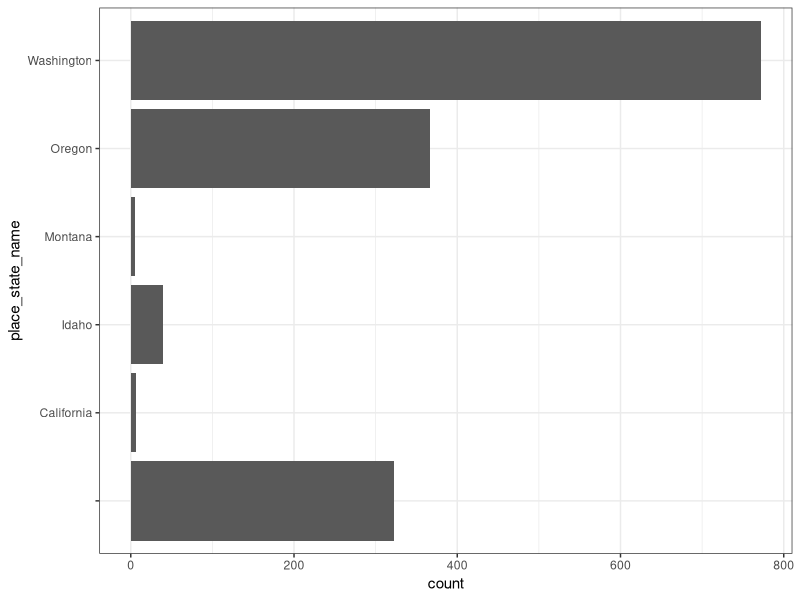
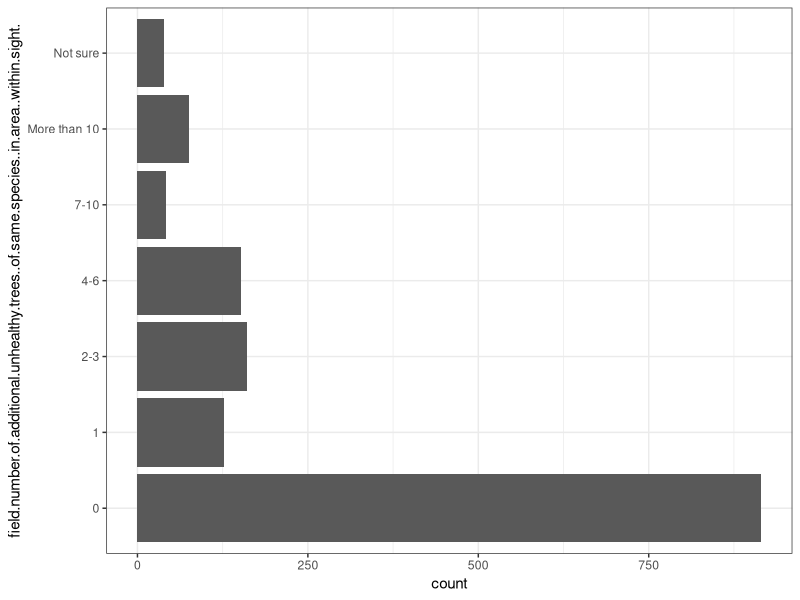
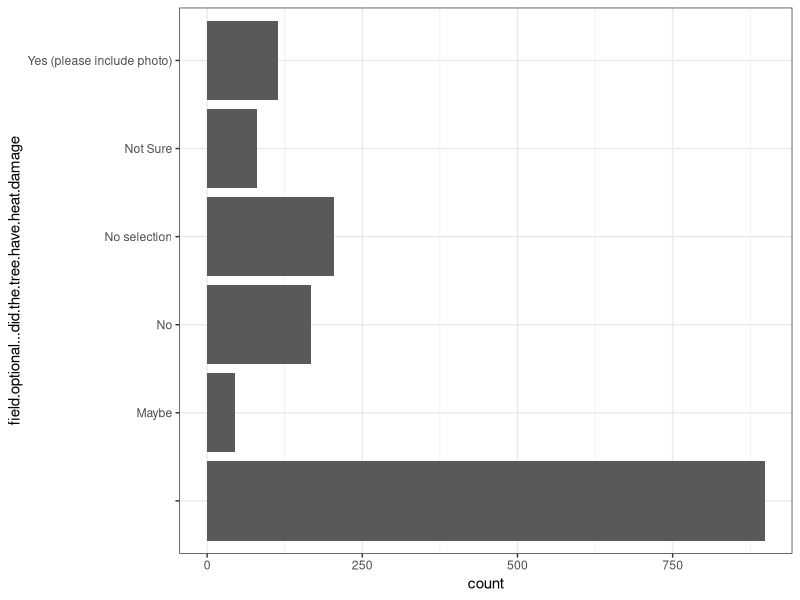
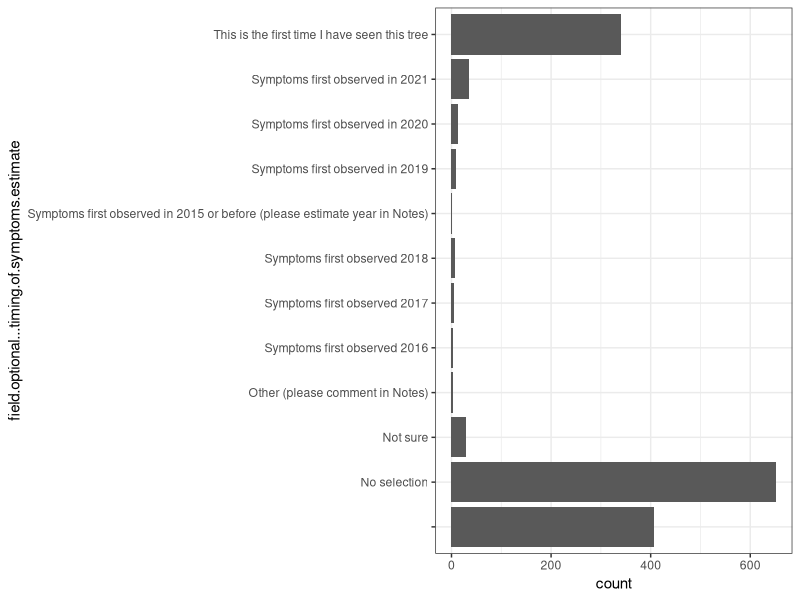
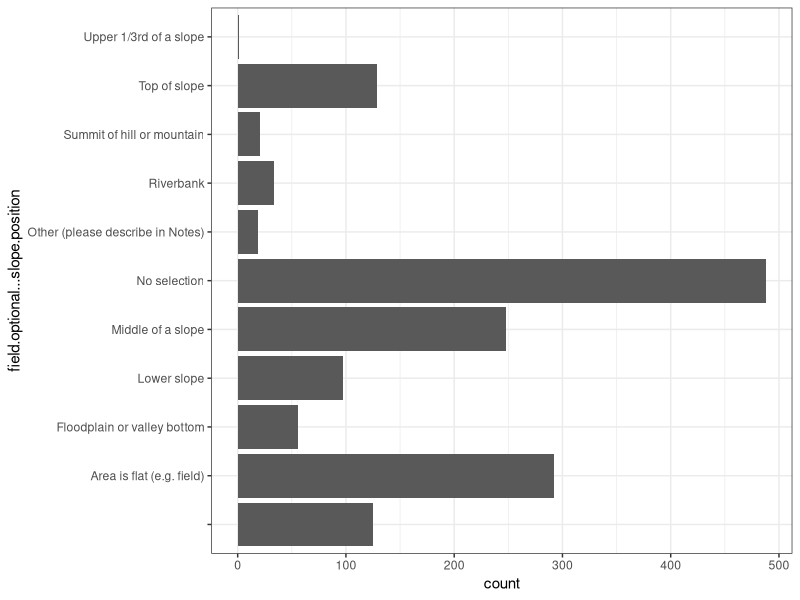
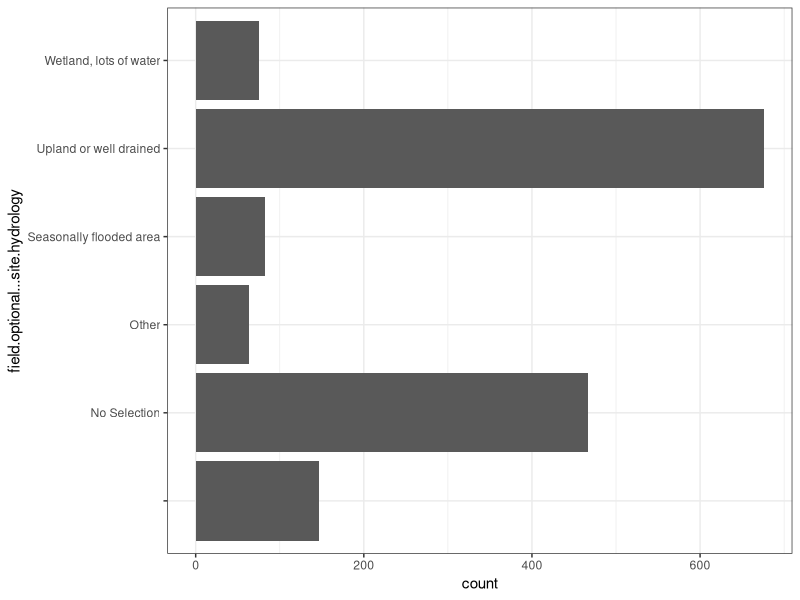
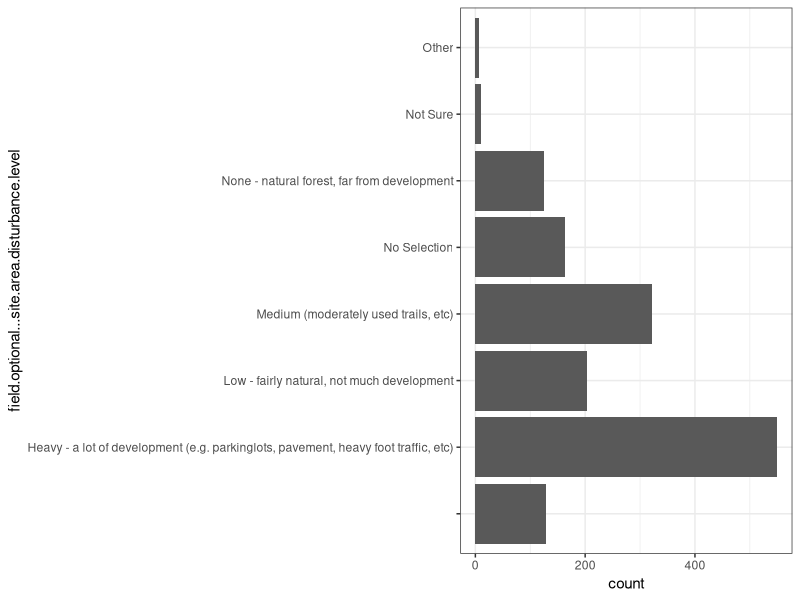
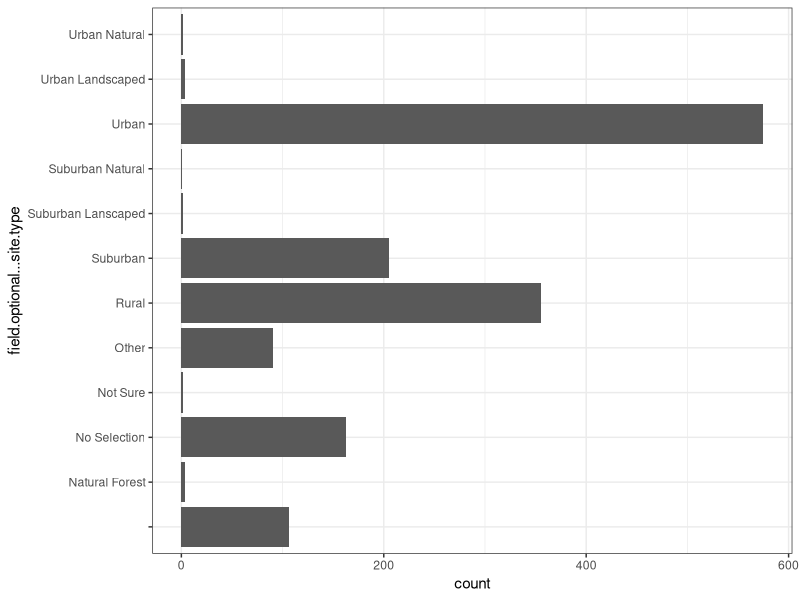

R code for these plots, in order:
## ---- chunk 1
knitr::opts_chunk$set(echo = FALSE)
knitr::opts_knit$set(root.dir = "/Users/redcedar/ServerFiles/redcedar/") 
## ---- chunk 2
library(tidyverse)
## ---- chunk 3
data <- read.csv("./data/observations-223649.csv")
## ---- chunk 4
data$field.tree.canopy.symptoms[data$field.tree.canopy.symptoms=="Multiple Symptoms"] <-"Multiple Symptoms (please list in Notes)"
data$field.tree.canopy.symptoms[data$field.tree.canopy.symptoms=="multiple symptoms"] <-"Multiple Symptoms (please list in Notes)"
data$field.tree.canopy.symptoms[data$field.tree.canopy.symptoms=="thinning foliage"] <-"Thinning Canopy"
data$field.tree.canopy.symptoms[data$field.tree.canopy.symptoms=="healthy"] <-"Healthy"
data$field.tree.canopy.symptoms[data$field.tree.canopy.symptoms=="dead top"] <-"Old Dead Top (needles already gone)"
data <- data %>% droplevels()
data$field.tree.canopy.symptoms <- as.factor(data$field.tree.canopy.symptoms)
#levels(data$field.tree.canopy.symptoms)
## ---- chunk 5
data$field.number.of.additional.unhealthy.trees..of.same.species..in.area..within.sight.[data$field.number.of.additional.unhealthy.trees..of.same.species..in.area..within.sight.=="4"] <- "4-6"
data$field.number.of.additional.unhealthy.trees..of.same.species..in.area..within.sight.[data$field.number.of.additional.unhealthy.trees..of.same.species..in.area..within.sight.=="5"] <- "4-6"
data$field.number.of.additional.unhealthy.trees..of.same.species..in.area..within.sight.[data$field.number.of.additional.unhealthy.trees..of.same.species..in.area..within.sight.=="2"] <- "2-3"
data <- data %>% droplevels()
data$field.number.of.additional.unhealthy.trees..of.same.species..in.area..within.sight. <- as.factor(data$field.number.of.additional.unhealthy.trees..of.same.species..in.area..within.sight.)
#levels(data$field.number.of.additional.unhealthy.trees..of.same.species..in.area..within.sight.)
## ---- chunk 6
data$field.optional...tree.size[data$field.optional...tree.size == "Large"] <- "Large (too big to wrap arms around trunk)"
data$field.optional...tree.size[data$field.optional...tree.size == "Medium"] <- "Medium (can wrap arms around trunk)"
data$field.optional...tree.size[data$field.optional...tree.size == "Small"] <- "Small (can wrap hands around trunk)"
data$field.optional...tree.size[data$field.optional...tree.size == "Very Large"] <- "Very Large (would take many people to wrap arms around trunk)"
data <- data %>% droplevels()
data$field.optional...tree.size <- as.factor(data$field.optional...tree.size)
#levels(data$field.optional...tree.size)
## ---- chunk 7
names
## ---- chunk 8
ggplot(data, aes(place_state_name))+geom_bar()+coord_flip()+theme_bw() 
## ---- chunk 9
ggplot(data, aes(field.number.of.additional.unhealthy.trees..of.same.species..in.area..within.sight.))+geom_bar()+coord_flip()+theme_bw() 
## ---- chunk 10
ggplot(data, aes(field.optional...did.the.tree.have.heat.damage))+geom_bar()+coord_flip()+theme_bw() 
## ---- chunk 11
ggplot(data, aes(field.optional...timing.of.symptoms.estimate))+geom_bar()+coord_flip()+theme_bw()
## ---- chunk 12
ggplot(data, aes(field.optional...slope.position))+geom_bar()+coord_flip()+theme_bw()
## ---- chunk 13
ggplot(data, aes(field.optional...site.hydrology))+geom_bar()+coord_flip()+theme_bw()
## ---- chunk 14
ggplot(data, aes(field.optional...site.area.disturbance.level))+geom_bar()+coord_flip()+theme_bw()
## ---- chunk 15
ggplot(data, aes(field.optional...site.type))+geom_bar()+coord_flip()+theme_bw() 
## ---- chunk 16
ggplot(data, aes(field.optional...site.location.description))+geom_bar()+coord_flip()+theme_bw()
## ---- chunk 17
ggplot(data, aes(field.optional...access.to.water))+geom_bar()+coord_flip()+theme_bw()
## ---- chunk 18
ggplot(data, aes(field.optional...tree.size))+geom_bar()+coord_flip()+theme_bw()
## ---- chunk 19
ggplot(data, aes(field.tree.canopy.symptoms))+geom_bar()+coord_flip() +theme_bw()
